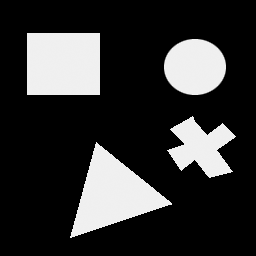
#> input picture Detection/synthetic.gif, 256 x 256 px
$ python fast2.py
#> lines starting #> are read from the running program, lines starting #| are printed output that depends on the picture; after the words box and inside, x2 and y2 are one past the last pixel; in counts of white or black regions, pixels touching at a corner belong together
#> further down, img is the input picture: PIL image 256x256 L; min 0, max 240, mean 51.6
# -*- coding: utf-8 -*-
"""
Created on Sun Feb 13 22:39:12 2022

@author: paulg
"""

# -*- coding: utf-8 -*-
"""
Created on Sat Feb 12 11:58:01 2022

@author: paulg
"""

# -*- coding: utf-8 -*-
"""
Created on Sat Feb 12 11:05:26 2022

@author: paulg
"""

import numpy as np
import matplotlib.pyplot as plt
from PIL import Image, ImageOps
import scipy.signal as sg
import cv2


def fast(I,N=9,t=80):

#> called with N = 9, t = 80
    h,l = I.shape
#> h = 256; l = 256
    t=80

    coins=[]
    V=np.zeros(I.shape)
    for i in range(3,h-3):
        for j in range(3,l-3):
            FAST=[I[i+3,j],I[i+3,j+1],I[i+2,j+2],I[i+1,j+3],I[i,j+3],I[i-1,j+3],I[i-2,j+2],I[i-3,j+1],I[i-3,j],I[i-3,j-1],I[i-2,j-2],I[i-1,j-3],I[i,j-3],I[i+1,j-3],I[i+2,j-2],I[i+3,j-1]]
            d=0
            b=0
            Ic=I[i,j]
            fast=np.zeros((16,1))
            last=''
            FAST2=np.concatenate((FAST,FAST))
            for k in range(len(FAST2)):
                if (FAST2[k]<Ic-t):
                    d+=1
                    if (last!='d'):
                        b=0
                    last='d'

                elif (FAST2[k]>Ic+t):
                    b+=1
                    if (last!='b'):
                        d=0
                    last='b'

                else :
                    last='s'
                    d=0
                    b=0

                if ((b>=N)|(d>=N)):
                    # V[i,j]=max(abs(FAST-Ic)-t)
                    V[i,j]=sum(abs(FAST-Ic))
                    break
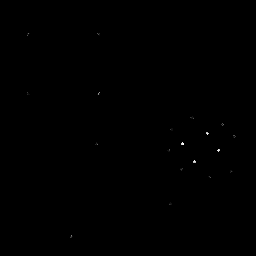
#> V: shape (256, 256) float64; min 0, max 2874, mean 1.6; drawn with min black and max white


    FAST_max=np.zeros(I.shape)

    largeur = 2
    for i in range(largeur,h-largeur):
        for j in range(largeur,l-largeur):
            valeur=V[i,j]
            if valeur==np.max(V[i-largeur:i+largeur+1,j-largeur:j+largeur+1]):
                FAST_max[i,j]=valeur
                V[i,j]=valeur+1
#> V: shape (256, 256) float64; 10.69% of pixels changed, all inside (x1, y1, x2, y2) = (2, 2, 254, 254)

    x,y=np.where(FAST_max>0)
#> x = 20 values from 33 to 235; y = 20 values, max 234 at index 9, min 27 at index 2, mean 159.6

    return (x,y,V)


if __name__ == "__main__":
    img = Image.open("synthetic.gif")
    img = np.array(img)

    # [6 lines of commented-out code are left out]


    x,y,V = fast(img,N=9,t=80)
#> x = 20 values from 33 to 235

    fig, ax = plt.subplots(1, 1)
    fig.suptitle("FAST")
    ax.plot(y,x,'+r')


    ax.imshow(img,cmap='gray')


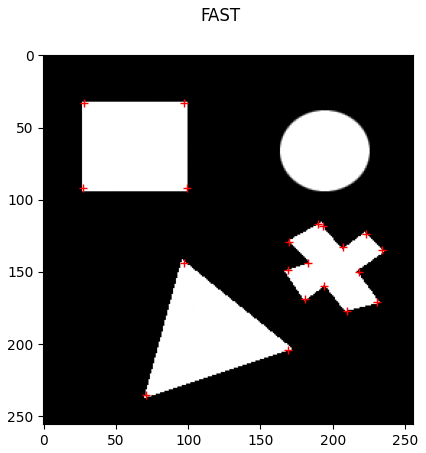
#> figure drawn by matplotlib, 1 panel
